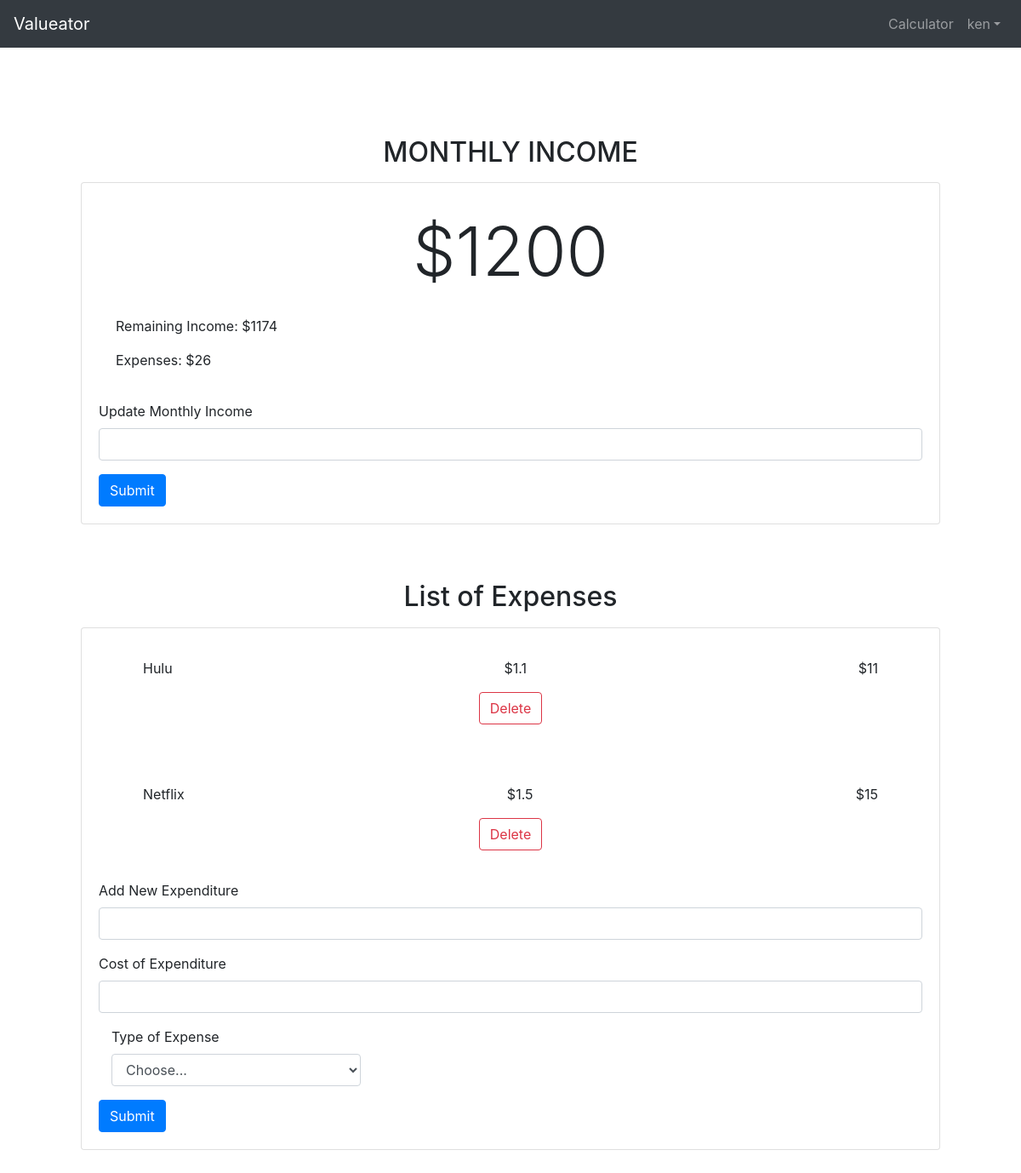
Page /calculator/ (signed in) on the earlier database version.
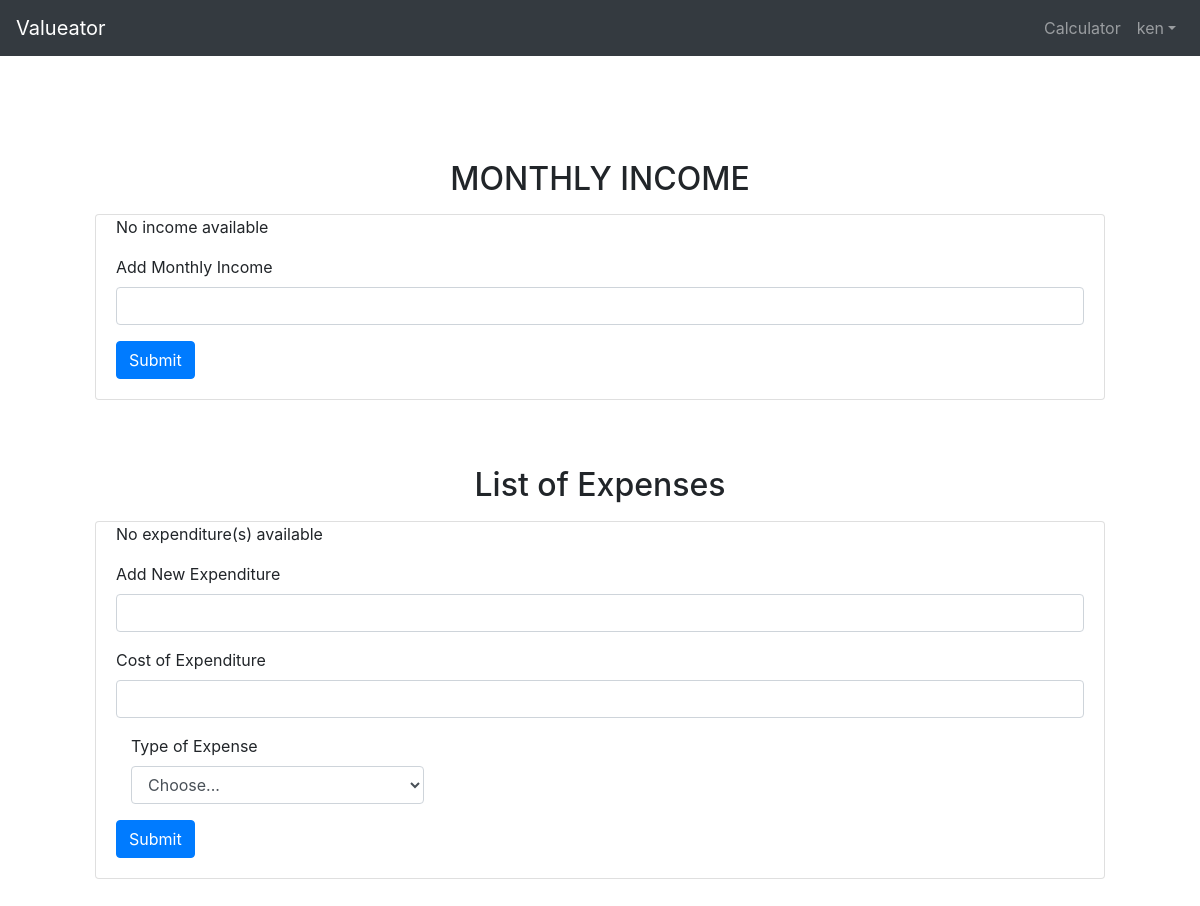
Same page on the later database version.
### Calculator/models.py (models this page shows, shortened)
class Income(models.Model):
    income_text = models.IntegerField(validators=[MinValueValidator(0),MaxValueValidator(1000000)])
    user = models.ForeignKey(settings.AUTH_USER_MODEL, on_delete=models.CASCADE)

class Expenditure(models.Model):
    expenditure_text = models.CharField(max_length=50)
    expenditure_price = models.IntegerField(validators=[MinValueValidator(0),MaxValueValidator(1000000)])
    user = models.ForeignKey(settings.AUTH_USER_MODEL, on_delete=models.CASCADE)
    topic = models.ForeignKey(Topics, on_delete=models.CASCADE, null=True)
    sub_hours = models.IntegerField(validators=[MinValueValidator(0),MaxValueValidator(744)], blank=True, null=True)

### Calculator/views.py (the view)
# urls.py: path('', views.calculator, name='calculator'),
def calculator(request):
    try:
        latest_income_list = Income.objects.get(user = request.user)
        latest_expenditure_list = Expenditure.objects.filter(user = request.user)
        topics_list = Topics.objects.all()
        totalExpenditureCost = 0
        hourly_rate_list = []
        for expense in latest_expenditure_list:
            totalExpenditureCost += expense.expenditure_price
            if expense.topic.topic_text == "Digital Subscription":
                if expense.sub_hours > 0:
                    hourly_rate = expense.expenditure_price/expense.sub_hours
                else:
                    hourly_rate = 0
                hourly_rate_list.append(hourly_rate)
            else:
                hourly_rate_list.append(-1)
        remainingIncome = latest_income_list.income_text - totalExpenditureCost
        fusion = zip(latest_expenditure_list, hourly_rate_list)
        context = {
            'latest_income': latest_income_list,
            'fusion': fusion,
            'topics_list': topics_list,
            'totalExpenditureCost': totalExpenditureCost,
            'remainingIncome': remainingIncome
        }
        print(context)
        return render(request, "Calculator/calculator.html", context)
    except:
        return render(request, "Calculator/calculator.html")

### Calculator/models.py (called while the page is built)
    def __str__(self):
        return self.topic_text

### Calculator/templates/Calculator/calculator.html (shortened to what the changed rows need)
{% extends 'base.html' %}
{% load static %}
{% block extrahead %}
<link rel="stylesheet" type="text/css" href="{% static 'css/calculator.css' %}">
{% endblock %}
{% block content %}
<div class="page-container" id="page-body">
    {% if user.is_authenticated %}
    <div class='income-section'>
        <h2 class='text-center mb-3'>MONTHLY INCOME</h2>
        <div class='card mb-3'>
        {%if latest_income %}
                <div class='card-body'>
                    <p class='lead'>${{ latest_income.income_text }}</p>
                    <p class='r-income'>Remaining Income: ${{ remainingIncome }}</p>
                    <p class='exp-total'>Expenses: ${{ totalExpenditureCost }}</p>
                </div>
                <form method='POST' action="{% url 'Calculator:addIncome' %}">
                    <div class='form-group'>
                        <label for='add-income'>Update Monthly Income</label>
                        <input class='form-control' id='add-income' name='income_text'>
                    </div>
                    <button type="submit" class="btn btn-primary">Submit</button>
                </form>
        {% else %}
            <p>No income available</p>
            <form method='POST' action="{% url 'Calculator:addIncome' %}">
                <div class='form-group'>
                    <label for='add-income'>Add Monthly Income</label>
                    <input class='form-control' id='add-income' name='income_text'>
                </div>
                <button type="submit" class="btn btn-primary">Submit</button>
            </form>
        {% endif %}
        </div>
    </div>
    <div class='expenditure-list'>
        <h2 class='text-center mb-3'>List of Expenses</h2>
        <div class='card mb-3'>
        {%if fusion %}
            {% for expenditure, hourly in fusion %}
                    <div class='card-body'>
                        <div class='exp-info'>
                            <p class='exp-name'>{{ expenditure.expenditure_text }}</p>
                            <p class='exp-cost'>${{ expenditure.expenditure_price }}</p>
                            {% if hourly > -1 %}
                                {% if hourly == 0 %}
                                    <p>You have not been using this subscription!</p>
                                {% else %}
                                    <p>${{hourly}}</p>
                                {% endif %}
                            {% endif %}
                            <form method='POST' action="{% url 'Calculator:deleteExpenditure' expenditure.id %}">
                                <button type="submit" class="btn btn-outline-danger">Delete</button>
                            </form>
                        </div>
                    </div>
            {% endfor %}
            <form method='POST' action="{% url 'Calculator:addExpenditure' %}">
                <div class='form-group'>
                    <label for='add-expenditure'>Add New Expenditure</label>
                    <input class='form-control' id='add-expenditure' name='expenditure_text'>
                </div>
                <div class='form-group'>
                    <label for='add-expenditure-price'>Cost of Expenditure</label>
                    <input class='form-control' id='add-expenditure-price' name='expenditure_price'>
                </div>
                <div class="form-group col-md-4">
                    <div id="exp-type">
                        <label for="topic_text">Type of Expense</label>
                        <select id="topic_text" class="form-control" name="topic_text">
                        <option selected>Choose...</option>
                        </select>
                    </div>
                </div>
                <button type="submit" class="btn btn-primary">Submit</button>
            </form>
        {% else %}
            <p>No expenditure(s) available</p>
            <form method='POST' action="{% url 'Calculator:addExpenditure' %}">
                <div class='form-group'>
                    <label for='add-expenditure'>Add New Expenditure</label>
                    <input class='form-control' id='add-expenditure' name='expenditure_text'>
                </div>
                <div class='form-group'>
                    <label for='add-expenditure-price'>Cost of Expenditure</label>
                    <input class='form-control' id='add-expenditure-price' name='expenditure_price'>
                </div>
                <div class="form-group col-md-4">
                    <div id="exp-type">
                    <label for="topic_text">Type of Expense</label>
                    <select id="topic_text" class="form-control" name="topic_text">
                      <option selected>Choose...</option>
                    </select>
                    </div>
                </div>
                <button type="submit" class="btn btn-primary">Submit</button>
            </form>
        {% endif %}
        </div>
    </div>
    {% else %}
    <h1>You must login to be able to use the calculator</h1>
    {% endif %}
</div>
{% endblock %}

Differences in the rows shown:
no longer on this page (row unchanged): Income: income_text "1200"
no longer on this page (row edited): Expenditure: expenditure_text "Hulu", expenditure_price "11", hourly "1.1"
no longer on this page (row edited): Expenditure: expenditure_text "Netflix", expenditure_price "15", hourly "1.5"
Other differences:
form field topic_text: (not shown) → "Choose..."
{{ remainingIncome }}: "1174" → (not shown)
{{ totalExpenditureCost }}: "26" → (not shown)
form field topic_text: "Choose..." → (not shown)
text no longer shown: "$ Remaining Income: $ Expenses: $ Update Monthly Income"
text now shown: "No income available Add Monthly Income No expenditure(s) available"
